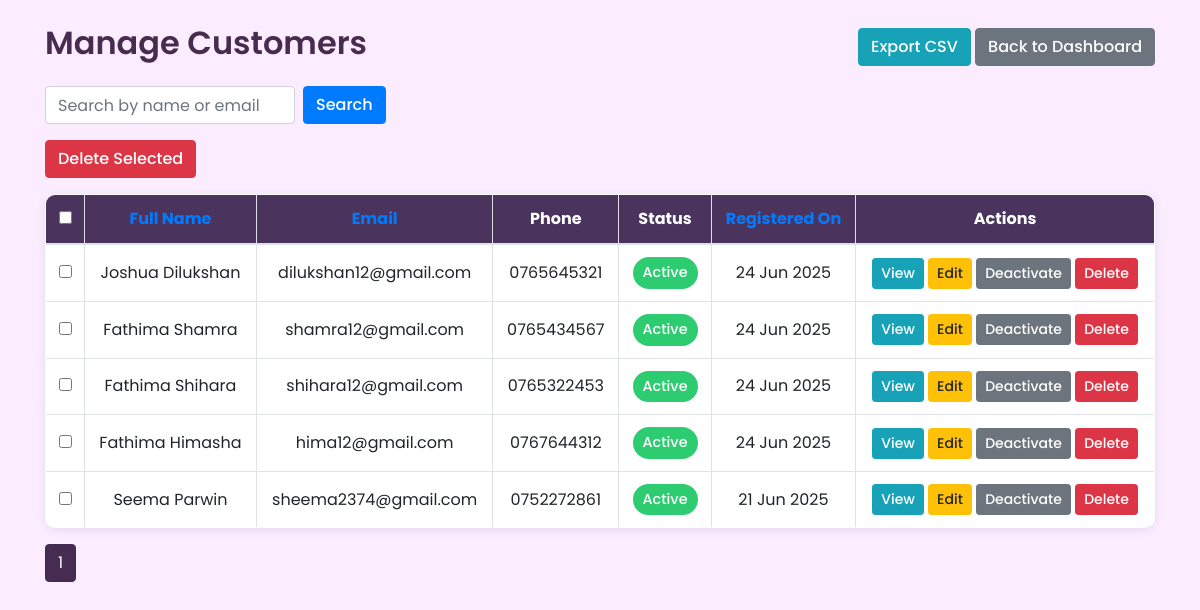
Page /ManageCustomer.php (signed in) on the committed database.
### tables this page shows
CREATE TABLE `customers` (
  `customer_id` int(11) NOT NULL,
  `name` varchar(100) NOT NULL,
  `email` varchar(100) NOT NULL,
  `phone` varchar(15) NOT NULL,
  `password` varchar(255) NOT NULL,
  `address` text NOT NULL,
  `profile_picture` varchar(255) DEFAULT 'default.png',
  `created_at` timestamp NOT NULL DEFAULT current_timestamp(),
  `status` enum('active','inactive') DEFAULT 'active'
);

### ManageCustomer.php (the view, shortened to what this page needs)
<?php
$servername = "localhost";
$username = "root";
$password = "";
$dbname = "home_service_db";
$conn = new mysqli($servername, $username, $password, $dbname);
$search = isset($_GET['search']) ? trim($_GET['search']) : "";
$sort = isset($_GET['sort']) ? $_GET['sort'] : "created_at";
$order = isset($_GET['order']) && $_GET['order'] === "asc" ? "ASC" : "DESC";
$limit = 10;
$page = isset($_GET['page']) ? (int)$_GET['page'] : 1;
$offset = ($page - 1) * $limit;
if (!empty($search)) {
    $stmt = $conn->prepare("SELECT * FROM customers WHERE name LIKE CONCAT('%', ?, '%') OR email LIKE CONCAT('%', ?, '%') ORDER BY $sort $order LIMIT ? OFFSET ?");
    $stmt->bind_param("ssii", $search, $search, $limit, $offset);
} else {
    $stmt = $conn->prepare("SELECT * FROM customers ORDER BY $sort $order LIMIT ? OFFSET ?");
    $stmt->bind_param("ii", $limit, $offset);
}
$stmt->execute();
$result = $stmt->get_result();
if (!empty($search)) {
    $countStmt = $conn->prepare("SELECT COUNT(*) as total FROM customers WHERE name LIKE CONCAT('%', ?, '%') OR email LIKE CONCAT('%', ?, '%')");
    $countStmt->bind_param("ss", $search, $search);
} else {
    $countStmt = $conn->prepare("SELECT COUNT(*) as total FROM customers");
}
$countStmt->execute();
$totalCount = $countStmt->get_result()->fetch_assoc()['total'];
$total_pages = ceil($totalCount / $limit);
?>
<!DOCTYPE html>
<html>
<head>
    <link rel="stylesheet" href="https://maxcdn.bootstrapcdn.com/bootstrap/4.5.2/css/bootstrap.min.css">
</head>
<body>
<div class="container mt-4">
    <div class="d-flex justify-content-between align-items-center mb-3">
        <h2>Manage Customers</h2>
        <div>
            <a href="ExportCustomers.php" class="btn btn-info">Export CSV</a>
            <a href="AdminDashboard1.php" class="btn btn-secondary">Back to Dashboard</a>
        </div>
    </div>
    <form method="GET" action="ManageCustomer.php" class="form-inline mb-3">
        <input type="text" name="search" class="form-control mr-2" placeholder="Search by name or email" value="<?= htmlspecialchars($search) ?>">
        <button type="submit" class="btn btn-primary">Search</button>
    </form>
    <form method="POST" action="BulkDelete.php" id="bulkDeleteForm">
        <button type="submit" class="btn btn-danger mb-3" onclick="return confirm('Are you sure you want to delete selected customers?');">Delete Selected</button>
        <table class="table table-bordered">
            <thead>
                <tr>
                    <th><input type="checkbox" id="selectAll"></th>
                    <th><a href="?sort=name&order=<?= $order === 'ASC' ? 'desc' : 'asc' ?>&search=<?= urlencode($search) ?>">Full Name</a></th>
                    <th><a href="?sort=email&order=<?= $order === 'ASC' ? 'desc' : 'asc' ?>&search=<?= urlencode($search) ?>">Email</a></th>
                    <th>Phone</th>
                    <th>Status</th>
                    <th><a href="?sort=created_at&order=<?= $order === 'ASC' ? 'desc' : 'asc' ?>&search=<?= urlencode($search) ?>">Registered On</a></th>
                    <th>Actions</th>
                </tr>
            </thead>
            <tbody>
            <?php
            if ($result->num_rows > 0) {
                while ($row = $result->fetch_assoc()) {
                    $statusBadge = "<span class='status-badge " . ($row['status'] === 'active' ? "active" : "inactive") . "'>" . ucfirst($row['status']) . "</span>";
                    echo "<tr>
                        <td><input type='checkbox' name='customer_ids[]' value='{$row['customer_id']}'></td>
                        <td>" . htmlspecialchars($row['name']) . "</td>
                        <td>" . htmlspecialchars($row['email']) . "</td>
                        <td>" . htmlspecialchars($row['phone']) . "</td>
                        <td>$statusBadge</td>
                        <td>" . date('d M Y', strtotime($row['created_at'])) . "</td>
                        <td>
                            <button type='button' class='btn btn-info btn-sm viewBtn' data-id='{$row['customer_id']}'>View</button>
                            <a href='EditCustomer.php?customer_id={$row['customer_id']}' class='btn btn-warning btn-sm'>Edit</a>
                            <a href='ToggleStatus.php?customer_id={$row['customer_id']}' class='btn btn-secondary btn-sm'>" . ($row['status'] === 'active' ? 'Deactivate' : 'Activate') . "</a>
                            <a href='DeleteCustomer.php?customer_id={$row['customer_id']}' class='btn btn-danger btn-sm' onclick=\"return confirm('Are you sure you want to delete this customer?');\">Delete</a>
                        </td>
                    </tr>";
                }
            } else {
                echo "<tr><td colspan='7'>No customers found.</td></tr>";
            }
            ?>
            </tbody>
        </table>
    </form>
    <nav>
        <ul class="pagination">
            <?php
            for ($i = 1; $i <= $total_pages; $i++) {
                $activeClass = ($i == $page) ? "active" : "";
                echo "<li class='page-item $activeClass'><a class='page-link' href='?page=$i&search=" . urlencode($search) . "&sort=$sort&order=$order'>$i</a></li>";
            }
            ?>
        </ul>
    </nav>
</div>
</body>
</html>

### ManageCustomer.php (style rules this page uses)
body { font-family: 'Poppins', sans-serif; background: #fbecff; color: #333; }
h2 { font-weight: 600; color:rgb(72, 44, 80); }
.btn { transition: all 0.3s ease; font-weight: 500; }
.form-inline input.form-control { width: 250px; max-width: 100%; }
table { background: #fff; border-radius: 10px; overflow: hidden; box-shadow: 0 2px 10px rgba(0, 0, 0, 0.08); }
th { background-color:rgb(74, 52, 94); color: #fff; text-align: center; vertical-align: middle !important; }
td { vertical-align: middle !important; text-align: center; }
.table td, .table th { border: 1px solid #dee2e6; padding: 12px; }
.status-badge { padding: 5px 10px; border-radius: 50px; font-size: 0.9rem; font-weight: 500; text-transform: capitalize; display: inline-block; animation: fadeIn 0.4s ease-in; }
.status-badge.active { background-color: #2ecc71; color: white; }
.page-item.active .page-link { background-color:rgb(69, 44, 80); border-color:rgb(63, 44, 80); color: white; }
.page-link { color:rgb(66, 44, 80); }
tr { animation: fadeIn 0.4s ease-in; }

### rows in the picture
customers: name "Joshua Dilukshan", email "dilukshan12@gmail.com", phone "0765645321", status "Active", created_at "24 Jun 2025", shows "Deactivate"
customers: name "Fathima Shamra", email "shamra12@gmail.com", phone "0765434567", status "Active", created_at "24 Jun 2025", shows "Deactivate"
customers: name "Fathima Shihara", email "shihara12@gmail.com", phone "0765322453", status "Active", created_at "24 Jun 2025", shows "Deactivate"
customers: name "Fathima Himasha", email "hima12@gmail.com", phone "0767644312", status "Active", created_at "24 Jun 2025", shows "Deactivate"
customers: name "Seema Parwin", email "sheema2374@gmail.com", phone "0752272861", status "Active", created_at "21 Jun 2025", shows "Deactivate"
